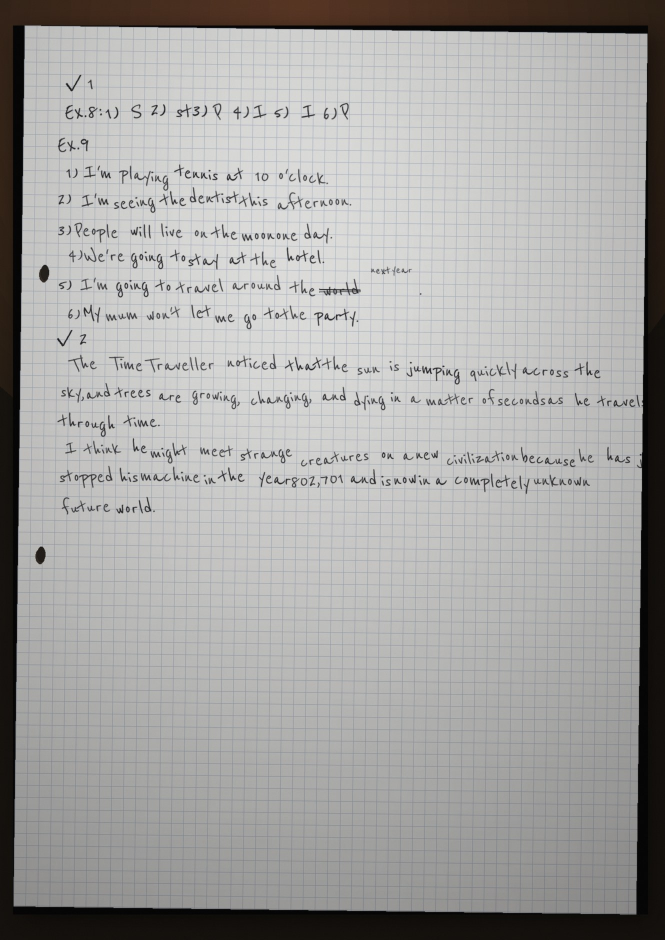
#> input picture handwritten-pages/photo1.jpg, 1330 x 1880 px (shown at 1/2 size)
$ python -i render.py   (imports and definitions only)
#> lines starting #> are read from the running program, lines starting #| are printed output that depends on the picture
#> further down, picture is the input picture: PIL image 1330x1880 RGB; mean R, G, B 164.4, 163.7, 162.4
import random, math
from PIL import Image, ImageDraw, ImageFont, ImageFilter, ImageEnhance

W, H = 1240, 1754
CELL = 24
FONT_PATH = r"C:\projects\stories-site\handwritten-pages\Caveat.ttf"
OUT = r"C:\projects\stories-site\handwritten-pages"
# [1 line not run here, left out]

# token styles: 0 normal, 1 strikethrough, 2 small raised insertion
P1 = [
    ("k", "1"),
    ("h", "Ex.8:  1) S   2) st   3) P   4) I   5) I   6) P"),
    ("h", "Ex.9"),
    ("n", [("1) I'm playing tennis at 10 o'clock.", 0)]),
    ("n", [("2) I'm seeing the dentist this afternoon.", 0)]),
    ("n", [("3) People will live on the moon one day.", 0)]),
    ("n", [("4) We're going to stay at the hotel.", 0)]),
    ("n", [("5) I'm going to travel around the ", 0), ("world", 1), (" ", 0), ("next year", 2), (".", 0)]),
    ("n", [("6) My mum won't let me go to the party.", 0)]),
    ("k", "2"),
    ("n", [("The Time Traveller noticed that the sun is jumping quickly across the", 0)]),
    ("n", [("sky, and trees are growing, changing, and dying in a matter of seconds as he travels", 0)]),
    ("n", [("through time.", 0)]),
    ("n", [("I think he might meet strange creatures on a new civilization because he has just", 0)]),
    ("n", [("stopped his machine in the year 802,701 and is now in a completely unknown", 0)]),
    ("n", [("future world.", 0)]),
]

P2 = [
    ("k", "1"),
    ("h", "Ex 6"),
    ("n", [("1) There used to be public telephones in the streets.", 0)]),
    ("n", [("2) Children used to play outside in the streets with their friends.", 0)]),
    ("n", [("3) Cars didn't use to have seat belts.", 0)]),
    ("n", [("4) TV didn't use to be in colour, only in black and white.", 0)]),
    ("n", [("5) People didn't use to take many photos, just on special occasions.", 0)]),
    ("n", [("6) Men used to love to go to a cinema to see a film.", 0)]),
    ("h", "Ex 9"),
    ("n", [("1) Я часто замечал   2) I would play in the park every day after school.   3) Я часто замечал", 0)]),
    ("n", [("4) I would eat vegetables with each meal.   5) Я часто замечал", 0)]),
    ("n", [("б) I would go for a long bike ride every weekend.", 0)]),
    ("k", "2"),
    ("n", [("Cause: The division of society into two classes and the complete removal of physical danger, difficulties,", 0)]),
    ("n", [("and the need to work.", 0)]),
    ("n", [("Time/Delay: Over a long period of time, the wealthy class lived in such perfect comfort and safety that", 0)]),
    ("n", [("they stopped using their minds and bodies.", 0)]),
    ("n", [("Effect: As a result, the Eloi became weak, lazy and childlike, losing their intelligence and strength", 0)]),
    ("n", [("because there were no challenges left to make them strong.", 0)]),
]

P3 = [
    ("n", [("In my opinion, basketball is popular in Russia. It's a very active kind of", 0)]),
    ("n", [("sport with simple rules, so It's interesting to watch and easy to play in it.", 0)]),
    ("n", [("I don't play any sport but I do different activities like going to", 0)]),
    ("n", [("the gym. It's the most interesting for me, so I like it more than", 0)]),
    ("n", [("other kinds of sport.", 0)]),
    ("h", "True/False"),
    ("n", [("Yes, I think P.E. is a very important school subject, but I haven't enough", 0)]),
    ("n", [("time for it.", 0)]),
    ("n", [("No, I'm not taking part in any sport clubs, but ago I was in", 0)]),
    ("n", [('karate club named "Hammer".', 0)]),
    ("n", [("Yes, I really like going to the gym.", 0)]),
    ("n", [("Yes, sport helped my personal development. I became more confident.", 0)]),
    ("n", [("No, I'd not to become a professional sports person, because it can be", 0)]),
    ("n", [("dangerous for my health and I also dislike competitions.", 0)]),
    ("n", [("1) aim   2) hurt   3) bat   4) count   5) shots   6) exclusivity", 0)]),
    ("n", [("7) relatively   8) derive   9) versions   10) appeal", 0)]),
]

P4 = [
    ("k", "2"),
    ("n", [("An important turning point occurs when the Time Traveller realizes that the Eloi, the", 0)]),
    ("n", [("people of the future are not highly intelligent beings as he expected, but rather have", 0)]),
    ("n", [("the intelligence level of young children.", 0)]),
    ("n", [("This changes the situation because his hopes of finding a highly advanced future", 0)]),
    ("n", [("civilization are shattered, and he begins to feel sad and thinks that he built", 0)]),
    ("n", [('his Time Machine for no reason at all.', 0)]),
    ("n", [('The text supports this because the narrator states: "But one of them had asked me', 0)]),
    ("n", [('a very simple question, which showed him to be on the level of intelligence of one of our five-', 0)]),
    ("n", [('year-old children. He asked me, in fact, if I had come from the sun in a thunderstorm."', 0)]),
    ("n", [('1) B; evidence: "Whenever someone made a grammar or pronunciation mistake, other', 0)]),
    ("n", [('students interrupted to correct it. This made even confident speakers reluctant to', 0)]),
    ("n", [('participate."', 0)]),
    ("n", [('2) C; evidence: "Whenever someone made a grammar or pronunciation mistake, other', 0)]),
    ("n", [('students interrupted to correct it."', 0)]),
    ("n", [('3) B; evidence: "We didn\'t stop caring about accuracy. We simply stopped letting mistakes', 0)]),
    ("n", [('prevent us from getting started."', 0)]),
    ("n", [('4) C; evidence: "Students would record their ideas first and discuss possible improvements', 0)]),
    ("n", [('afterwards."', 0)]),
    ("n", [("Explanation (3): why it's a distractor. This is incorrect because the text explicitly", 0)]),
    ("n", [('says the opposite: "We didn\'t stop caring about accuracy."', 0)]),
    ("n", [("Yes, making mistakes is a crucial part of learning English. When you make a mistake and", 0)]),
    ("n", [("get corrected you remember the correct rule much better for future. Moreover if you", 0)]),
    ("n", [("are afraid of making mistakes you will never feel confident enough to actually speak, so", 0)]),
    ("n", [("accepting mistakes helps you practice more freely.", 0)]),
]

# [54 lines left out: functions paper, draw_line, render, not called in this run]

def lamp(im):
    # radial warm light from upper-left lamp, multiply falloff
    lw, lh = W // 20, H // 20
    cx, cy = 0.40 * lw, 0.16 * lh
    lm = Image.new("L", (lw, lh))
#> lm: PIL image 62x87 L; every value is 0
    px = []
    for j in range(lh):
        for i in range(lw):
            dist = math.hypot(i - cx, (j - cy) * 0.85) / lh
            v = 1.06 - 0.62 * (dist ** 1.55)
            px.append(max(102, min(255, int(v * 255))))
    lm.putdata(px)
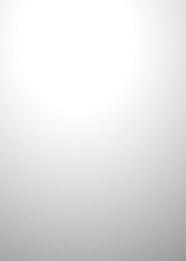
#> lm: PIL image 62x87 L (shown 3 times larger); min 154, max 255, mean 227.9
    lm = lm.resize((W, H), Image.BILINEAR)
#> lm: PIL image 1240x1754 L
    black = Image.new("RGB", (W, H), (8, 6, 4))
#> (the run stopped early here; a loop or call above may not have finished)
